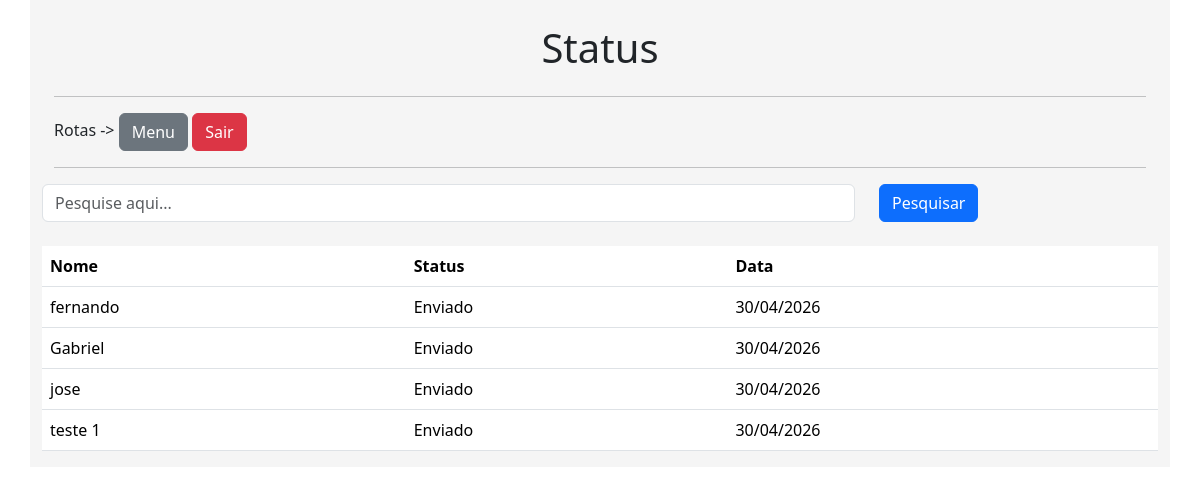
The app's page /status/ (signed in) with its own data.
### usb/models.py (models this page shows)
class Sintomas(db.Model): # estrutura da tabela
    id = db.Column(db.Integer, primary_key = True)
    nome = db.Column(db.String, nullable = True)
    sintomas = db.Column(db.String, nullable = True)
    data_envio = db.Column(db.DateTime, default = datetime.utcnow()) # utc - now, o utc entende que de qualquer lugar vai ser um horario universal
    status = db.Column(db.String, default="Enviado")
    diagnosticos = db.relationship('Diagnosticos', backref='diagnostico', lazy=True)

### usb/views.py (the view)
@app.route('/status/')
@login_required
def Status():
    if request.method == 'GET':
        busca = request.args.get('busca', "")
    dados = Sintomas.query.order_by('data_envio')
    if busca != "":
        dados = dados.filter_by(nome = busca)
    context = { 'dados' : dados.all() }
    return render_template('status.html', context = context)

### usb/models.py (called while the page is built)
@login_manager.user_loader
def load_user(user_id):
    return Usuario.query.get(user_id)

### usb/templates/status.html (shortened to what this page needs)
{% extends 'base.html' %}
{% block content %}
    <div class="row justify-content-center">
        <div class="col-12 mt-4">
            <h1 style="text-align: center;">Status</h1>
        </div>
    </div>
    {% include 'rotas.html' %}
    <div class="row">
        <form action="" method="get" class="row">
            <div class="col-9">
                <input type="text" name="busca" id="" class="form-control" placeholder="Pesquise aqui...">
            </div>
            <div class="col-3">
                <button type="submit" class="btn btn-primary">Pesquisar</button>
            </div>
        </form>
        <div class="col-12 mt-4">
            <table class="table">
                <thead>
                    <tr>
                        <th>Nome</th>
                        <th>Status</th>
                        <th>Data</th>
                    </tr>
                </thead>
                <tbody>
                    {% for linha in context['dados'] %}
                    <tr>
                        <td>{{ linha.nome }}</td>
                        <td>{{ linha.status }}</td>
                        <td>{{ linha.data_envio.strftime('%d/%m/%Y') }}</td>
                    </tr>
                    {% endfor %}
                </tbody>
            </table>
        </div>
    </div>
{% endblock %}

### records on screen
Sintomas: nome "fernando", status "Enviado", data_envio "30/04/2026"
Sintomas: nome "Gabriel", status "Enviado", data_envio "30/04/2026"
Sintomas: nome "jose", status "Enviado", data_envio "30/04/2026"
Sintomas: nome "teste 1", status "Enviado", data_envio "30/04/2026"
